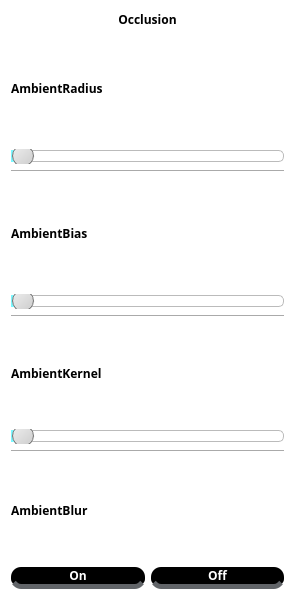
<?xml version="1.0" encoding="UTF-8"?>
<ui version="4.0">
 <class>Occlusion</class>
 <widget class="QWidget" name="Occlusion">
  <property name="geometry">
   <rect>
    <x>0</x>
    <y>0</y>
    <width>295</width>
    <height>600</height>
   </rect>
  </property>
  <property name="windowTitle">
   <string>Occlusion</string>
  </property>
  <property name="styleSheet">
   <string notr="true">background-color:rgb(255, 255, 255);</string>
  </property>
  <layout class="QGridLayout" name="gridLayout">
   <item row="0" column="0">
    <layout class="QVBoxLayout" name="verticalLayout_6" stretch="0,1">
     <item>
      <widget class="QLabel" name="label">
       <property name="font">
        <font>
         <family>Arial Black</family>
         <weight>75</weight>
         <bold>true</bold>
        </font>
       </property>
       <property name="layoutDirection">
        <enum>Qt::LeftToRight</enum>
       </property>
       <property name="styleSheet">
        <string notr="true"/>
       </property>
       <property name="text">
        <string>Occlusion</string>
       </property>
       <property name="alignment">
        <set>Qt::AlignCenter</set>
       </property>
      </widget>
     </item>
     <item>
      <layout class="QVBoxLayout" name="verticalLayout_5">
       <item>
        <layout class="QVBoxLayout" name="verticalLayout">
         <item>
          <widget class="QLabel" name="AmbientRadiusLabel">
           <property name="font">
            <font>
             <family>Arial Black</family>
             <weight>75</weight>
             <bold>true</bold>
            </font>
           </property>
           <property name="text">
            <string>AmbientRadius</string>
           </property>
          </widget>
         </item>
         <item>
          <widget class="QSlider" name="AmbientRadiusSlider">
           <property name="styleSheet">
            <string notr="true">QSlider::groove:horizontal {
    border: 1px solid #bbb;
    background: white;
    height: 10px;
    border-radius: 5px;
}

QSlider::handle:horizontal {
    background: qlineargradient(x1:0, y1:0, x2:1, y2:1, stop:0 #eee, stop:1 #ccc);
    border: 1px solid #777;
    width: 20px;
    margin: -5px 0;
    border-radius: 10px;
}
QSlider::sub-page:horizontal {
    background: rgb(123, 248, 255);
}</string>
           </property>
           <property name="orientation">
            <enum>Qt::Horizontal</enum>
           </property>
          </widget>
         </item>
        </layout>
       </item>
       <item>
        <widget class="Line" name="line">
         <property name="orientation">
          <enum>Qt::Horizontal</enum>
         </property>
        </widget>
       </item>
       <item>
        <layout class="QVBoxLayout" name="verticalLayout_2">
         <item>
          <widget class="QLabel" name="AmbientBias">
           <property name="font">
            <font>
             <family>Arial Black</family>
             <weight>75</weight>
             <bold>true</bold>
            </font>
           </property>
           <property name="text">
            <string>AmbientBias</string>
           </property>
          </widget>
         </item>
         <item>
          <widget class="QSlider" name="AmbientBiasSlider">
           <property name="styleSheet">
            <string notr="true">QSlider::groove:horizontal {
    border: 1px solid #bbb;
    background: white;
    height: 10px;
    border-radius: 5px;
}

QSlider::handle:horizontal {
    background: qlineargradient(x1:0, y1:0, x2:1, y2:1, stop:0 #eee, stop:1 #ccc);
    border: 1px solid #777;
    width: 20px;
    margin: -5px 0;
    border-radius: 10px;
}
QSlider::sub-page:horizontal {
    background: rgb(123, 248, 255);
}</string>
           </property>
           <property name="orientation">
            <enum>Qt::Horizontal</enum>
           </property>
          </widget>
         </item>
        </layout>
       </item>
       <item>
        <layout class="QVBoxLayout" name="verticalLayout_3">
         <item>
          <widget class="Line" name="line_2">
           <property name="orientation">
            <enum>Qt::Horizontal</enum>
           </property>
          </widget>
         </item>
         <item>
          <widget class="QLabel" name="AmbientLernelLabel">
           <property name="font">
            <font>
             <family>Arial Black</family>
             <weight>75</weight>
             <bold>true</bold>
            </font>
           </property>
           <property name="text">
            <string>AmbientKernel</string>
           </property>
          </widget>
         </item>
         <item>
          <widget class="QSlider" name="AmbientLernelSlider">
           <property name="styleSheet">
            <string notr="true">QSlider::groove:horizontal {
    border: 1px solid #bbb;
    background: white;
    height: 10px;
    border-radius: 5px;
}

QSlider::handle:horizontal {
    background: qlineargradient(x1:0, y1:0, x2:1, y2:1, stop:0 #eee, stop:1 #ccc);
    border: 1px solid #777;
    width: 20px;
    margin: -5px 0;
    border-radius: 10px;
}
QSlider::sub-page:horizontal {
    background: rgb(123, 248, 255);
}</string>
           </property>
           <property name="orientation">
            <enum>Qt::Horizontal</enum>
           </property>
          </widget>
         </item>
        </layout>
       </item>
       <item>
        <widget class="Line" name="line_3">
         <property name="orientation">
          <enum>Qt::Horizontal</enum>
         </property>
        </widget>
       </item>
       <item>
        <layout class="QVBoxLayout" name="verticalLayout_4">
         <item>
          <widget class="QLabel" name="AmbientBlur">
           <property name="font">
            <font>
             <family>Arial Black</family>
             <weight>75</weight>
             <bold>true</bold>
            </font>
           </property>
           <property name="text">
            <string>AmbientBlur</string>
           </property>
          </widget>
         </item>
         <item>
          <layout class="QHBoxLayout" name="horizontalLayout">
           <item>
            <widget class="QPushButton" name="OnpushButton">
             <property name="font">
              <font>
               <family>Arial Black</family>
               <weight>75</weight>
               <bold>true</bold>
              </font>
             </property>
             <property name="styleSheet">
              <string notr="true">QPushButton
{
   color:white;
   background-color: rgb(0, 0, 0);
    border-bottom:5px solid #626569;

   border-radius:10px;
}
QPushButton:hover
{
   color:white;
   background-color: #1f75d9;
    border-bottom:5px solid #165195;
   border-radius:10px;
}
</string>
             </property>
             <property name="text">
              <string>On</string>
             </property>
            </widget>
           </item>
           <item>
            <widget class="QPushButton" name="OffpushButton">
             <property name="font">
              <font>
               <family>Arial Black</family>
               <weight>75</weight>
               <bold>true</bold>
              </font>
             </property>
             <property name="styleSheet">
              <string notr="true">QPushButton
{
   color:white;
   background-color: rgb(0, 0, 0);
    border-bottom:5px solid #626569;

   border-radius:10px;
}

QPushButton:hover
{
   color:white;
   background-color: rgb(255, 44, 107);
    border-bottom:5px solid rgb(255, 14, 50);
   border-radius:10px;
}</string>
             </property>
             <property name="text">
              <string>Off</string>
             </property>
            </widget>
           </item>
          </layout>
         </item>
        </layout>
       </item>
      </layout>
     </item>
    </layout>
   </item>
  </layout>
 </widget>
 <resources/>
 <connections/>
</ui>
